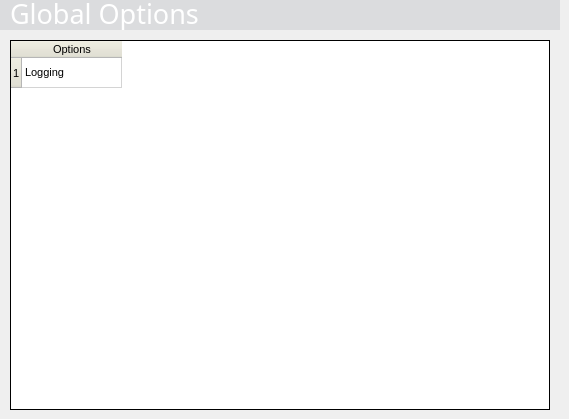
    <widget class="QWidget" name="widgetStackGlobalsTablePage" >
     <widget class="QFrame" name="backgroundHeaderGlobalsTable" >
      <property name="geometry" >
       <rect>
        <x>0</x>
        <y>0</y>
        <width>560</width>
        <height>30</height>
       </rect>
      </property>
      <property name="minimumSize" >
       <size>
        <width>560</width>
        <height>30</height>
       </size>
      </property>
      <property name="maximumSize" >
       <size>
        <width>560</width>
        <height>30</height>
       </size>
      </property>
      <property name="palette" >
       <palette>
        <active>
         <colorrole role="Base" >
          <brush brushstyle="SolidPattern" >
           <color alpha="255" >
            <red>255</red>
            <green>255</green>
            <blue>255</blue>
           </color>
          </brush>
         </colorrole>
         <colorrole role="Window" >
          <brush brushstyle="SolidPattern" >
           <color alpha="255" >
            <red>219</red>
            <green>220</green>
            <blue>222</blue>
           </color>
          </brush>
         </colorrole>
        </active>
        <inactive>
         <colorrole role="Base" >
          <brush brushstyle="SolidPattern" >
           <color alpha="255" >
            <red>255</red>
            <green>255</green>
            <blue>255</blue>
           </color>
          </brush>
         </colorrole>
         <colorrole role="Window" >
          <brush brushstyle="SolidPattern" >
           <color alpha="255" >
            <red>219</red>
            <green>220</green>
            <blue>222</blue>
           </color>
          </brush>
         </colorrole>
        </inactive>
        <disabled>
         <colorrole role="Base" >
          <brush brushstyle="SolidPattern" >
           <color alpha="255" >
            <red>219</red>
            <green>220</green>
            <blue>222</blue>
           </color>
          </brush>
         </colorrole>
         <colorrole role="Window" >
          <brush brushstyle="SolidPattern" >
           <color alpha="255" >
            <red>219</red>
            <green>220</green>
            <blue>222</blue>
           </color>
          </brush>
         </colorrole>
        </disabled>
       </palette>
      </property>
      <property name="autoFillBackground" >
       <bool>true</bool>
      </property>
      <property name="frameShape" >
       <enum>QFrame::NoFrame</enum>
      </property>
      <property name="frameShadow" >
       <enum>QFrame::Plain</enum>
      </property>
      <property name="lineWidth" >
       <number>0</number>
      </property>
      <widget class="QLabel" name="headerGlobalsTable" >
       <property name="geometry" >
        <rect>
         <x>10</x>
         <y>-5</y>
         <width>480</width>
         <height>35</height>
        </rect>
       </property>
       <property name="minimumSize" >
        <size>
         <width>480</width>
         <height>35</height>
        </size>
       </property>
       <property name="maximumSize" >
        <size>
         <width>480</width>
         <height>35</height>
        </size>
       </property>
       <property name="palette" >
        <palette>
         <active>
          <colorrole role="WindowText" >
           <brush brushstyle="SolidPattern" >
            <color alpha="255" >
             <red>255</red>
             <green>255</green>
             <blue>255</blue>
            </color>
           </brush>
          </colorrole>
         </active>
         <inactive>
          <colorrole role="WindowText" >
           <brush brushstyle="SolidPattern" >
            <color alpha="255" >
             <red>255</red>
             <green>255</green>
             <blue>255</blue>
            </color>
           </brush>
          </colorrole>
         </inactive>
         <disabled>
          <colorrole role="WindowText" >
           <brush brushstyle="SolidPattern" >
            <color alpha="255" >
             <red>119</red>
             <green>119</green>
             <blue>119</blue>
            </color>
           </brush>
          </colorrole>
         </disabled>
        </palette>
       </property>
       <property name="font" >
        <font>
         <family>Utah MT</family>
         <pointsize>20</pointsize>
         <weight>50</weight>
         <bold>false</bold>
        </font>
       </property>
       <property name="lineWidth" >
        <number>0</number>
       </property>
       <property name="text" >
        <string>Global Options</string>
       </property>
       <property name="alignment" >
        <set>Qt::AlignLeading|Qt::AlignLeft|Qt::AlignTop</set>
       </property>
       <property name="indent" >
        <number>0</number>
       </property>
      </widget>
     </widget>
     <widget class="QTableWidget" name="dataTableGlobals" >
      <property name="geometry" >
       <rect>
        <x>10</x>
        <y>40</y>
        <width>540</width>
        <height>370</height>
       </rect>
      </property>
      <property name="minimumSize" >
       <size>
        <width>540</width>
        <height>370</height>
       </size>
      </property>
      <property name="maximumSize" >
       <size>
        <width>540</width>
        <height>370</height>
       </size>
      </property>
      <property name="palette" >
       <palette>
        <active>
         <colorrole role="Button" >
          <brush brushstyle="SolidPattern" >
           <color alpha="255" >
            <red>227</red>
            <green>226</green>
            <blue>210</blue>
           </color>
          </brush>
         </colorrole>
         <colorrole role="Base" >
          <brush brushstyle="SolidPattern" >
           <color alpha="255" >
            <red>255</red>
            <green>255</green>
            <blue>255</blue>
           </color>
          </brush>
         </colorrole>
         <colorrole role="Window" >
          <brush brushstyle="SolidPattern" >
           <color alpha="255" >
            <red>255</red>
            <green>255</green>
            <blue>255</blue>
           </color>
          </brush>
         </colorrole>
        </active>
        <inactive>
         <colorrole role="Button" >
          <brush brushstyle="SolidPattern" >
           <color alpha="255" >
            <red>227</red>
            <green>226</green>
            <blue>210</blue>
           </color>
          </brush>
         </colorrole>
         <colorrole role="Base" >
          <brush brushstyle="SolidPattern" >
           <color alpha="255" >
            <red>255</red>
            <green>255</green>
            <blue>255</blue>
           </color>
          </brush>
         </colorrole>
         <colorrole role="Window" >
          <brush brushstyle="SolidPattern" >
           <color alpha="255" >
            <red>255</red>
            <green>255</green>
            <blue>255</blue>
           </color>
          </brush>
         </colorrole>
        </inactive>
        <disabled>
         <colorrole role="Button" >
          <brush brushstyle="SolidPattern" >
           <color alpha="255" >
            <red>227</red>
            <green>226</green>
            <blue>210</blue>
           </color>
          </brush>
         </colorrole>
         <colorrole role="Base" >
          <brush brushstyle="SolidPattern" >
           <color alpha="255" >
            <red>255</red>
            <green>255</green>
            <blue>255</blue>
           </color>
          </brush>
         </colorrole>
         <colorrole role="Window" >
          <brush brushstyle="SolidPattern" >
           <color alpha="255" >
            <red>255</red>
            <green>255</green>
            <blue>255</blue>
           </color>
          </brush>
         </colorrole>
        </disabled>
       </palette>
      </property>
      <property name="font" >
       <font>
        <pointsize>8</pointsize>
       </font>
      </property>
      <property name="contextMenuPolicy" >
       <enum>Qt::DefaultContextMenu</enum>
      </property>
      <property name="layoutDirection" >
       <enum>Qt::LeftToRight</enum>
      </property>
      <property name="autoFillBackground" >
       <bool>true</bool>
      </property>
      <property name="frameShape" >
       <enum>QFrame::Box</enum>
      </property>
      <property name="frameShadow" >
       <enum>QFrame::Plain</enum>
      </property>
      <property name="selectionMode" >
       <enum>QAbstractItemView::SingleSelection</enum>
      </property>
      <property name="selectionBehavior" >
       <enum>QAbstractItemView::SelectRows</enum>
      </property>
      <property name="textElideMode" >
       <enum>Qt::ElideMiddle</enum>
      </property>
      <row>
       <property name="text" >
        <string>1</string>
       </property>
      </row>
      <column>
       <property name="text" >
        <string>Options</string>
       </property>
      </column>
      <item row="0" column="0" >
       <property name="text" >
        <string>Logging</string>
       </property>
       <property name="icon" >
        <iconset>icons/tree_logging.png</iconset>
       </property>
      </item>
     </widget>
    </widget>
